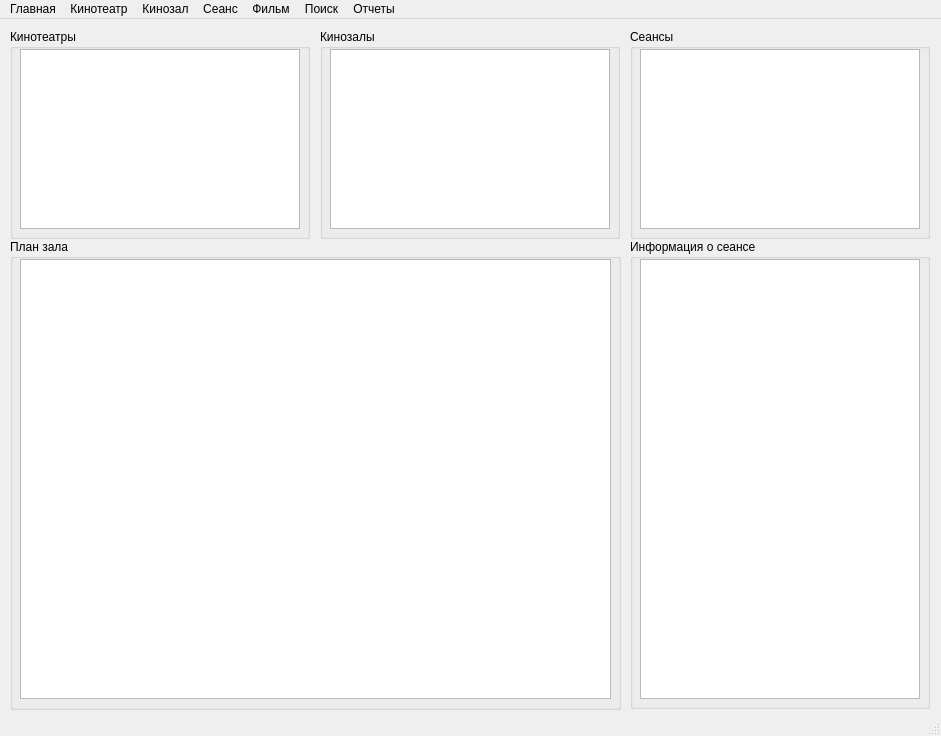
<?xml version="1.0" encoding="UTF-8"?>
<ui version="4.0">
 <class>MainWindow</class>
 <widget class="QMainWindow" name="MainWindow">
  <property name="geometry">
   <rect>
    <x>0</x>
    <y>0</y>
    <width>941</width>
    <height>736</height>
   </rect>
  </property>
  <property name="windowTitle">
   <string>Кинотеатр</string>
  </property>
  <widget class="QWidget" name="centralwidget">
   <widget class="QGroupBox" name="gb_plan">
    <property name="geometry">
     <rect>
      <x>10</x>
      <y>220</y>
      <width>611</width>
      <height>471</height>
     </rect>
    </property>
    <property name="title">
     <string>План зала</string>
    </property>
    <widget class="QTableWidget" name="tw_hall_plan">
     <property name="geometry">
      <rect>
       <x>10</x>
       <y>20</y>
       <width>591</width>
       <height>440</height>
      </rect>
     </property>
    </widget>
   </widget>
   <widget class="QGroupBox" name="gb_cinemas">
    <property name="geometry">
     <rect>
      <x>10</x>
      <y>10</y>
      <width>300</width>
      <height>210</height>
     </rect>
    </property>
    <property name="title">
     <string>Кинотеатры</string>
    </property>
    <widget class="QListWidget" name="lw_cinemas">
     <property name="geometry">
      <rect>
       <x>10</x>
       <y>20</y>
       <width>280</width>
       <height>180</height>
      </rect>
     </property>
    </widget>
   </widget>
   <widget class="QGroupBox" name="gb_halls">
    <property name="geometry">
     <rect>
      <x>320</x>
      <y>10</y>
      <width>300</width>
      <height>210</height>
     </rect>
    </property>
    <property name="title">
     <string>Кинозалы</string>
    </property>
    <widget class="QListWidget" name="lw_halls">
     <property name="geometry">
      <rect>
       <x>10</x>
       <y>20</y>
       <width>280</width>
       <height>180</height>
      </rect>
     </property>
    </widget>
   </widget>
   <widget class="QGroupBox" name="gb_sessions">
    <property name="geometry">
     <rect>
      <x>630</x>
      <y>10</y>
      <width>300</width>
      <height>210</height>
     </rect>
    </property>
    <property name="title">
     <string>Сеансы</string>
    </property>
    <widget class="QListWidget" name="lw_sessions">
     <property name="geometry">
      <rect>
       <x>10</x>
       <y>20</y>
       <width>280</width>
       <height>180</height>
      </rect>
     </property>
    </widget>
   </widget>
   <widget class="QGroupBox" name="gb_info">
    <property name="geometry">
     <rect>
      <x>630</x>
      <y>220</y>
      <width>300</width>
      <height>470</height>
     </rect>
    </property>
    <property name="title">
     <string>Информация о сеансе</string>
    </property>
    <widget class="QTextBrowser" name="tb_info">
     <property name="geometry">
      <rect>
       <x>10</x>
       <y>20</y>
       <width>280</width>
       <height>440</height>
      </rect>
     </property>
    </widget>
   </widget>
  </widget>
  <widget class="QMenuBar" name="menubar">
   <property name="geometry">
    <rect>
     <x>0</x>
     <y>0</y>
     <width>941</width>
     <height>26</height>
    </rect>
   </property>
   <widget class="QMenu" name="menu">
    <property name="title">
     <string>Главная</string>
    </property>
    <addaction name="act_exit"/>
   </widget>
   <widget class="QMenu" name="menu_2">
    <property name="title">
     <string>Кинотеатр</string>
    </property>
    <addaction name="act_add_cinema"/>
    <addaction name="act_del_cinema"/>
   </widget>
   <widget class="QMenu" name="menu_3">
    <property name="title">
     <string>Кинозал</string>
    </property>
    <addaction name="act_add_hall"/>
    <addaction name="act_del_hall"/>
   </widget>
   <widget class="QMenu" name="menu_4">
    <property name="title">
     <string>Сеанс</string>
    </property>
    <addaction name="act_add_session"/>
    <addaction name="act_del_session"/>
   </widget>
   <widget class="QMenu" name="menu_5">
    <property name="title">
     <string>Фильм</string>
    </property>
    <addaction name="act_add_film"/>
    <addaction name="act_del_film"/>
   </widget>
   <widget class="QMenu" name="menu_7">
    <property name="title">
     <string>Поиск</string>
    </property>
    <addaction name="act_find_session"/>
   </widget>
   <widget class="QMenu" name="menu_6">
    <property name="title">
     <string>Отчеты</string>
    </property>
    <addaction name="act_timetable"/>
    <addaction name="act_grafik"/>
    <addaction name="act_reklama"/>
   </widget>
   <addaction name="menu"/>
   <addaction name="menu_2"/>
   <addaction name="menu_3"/>
   <addaction name="menu_4"/>
   <addaction name="menu_5"/>
   <addaction name="menu_7"/>
   <addaction name="menu_6"/>
  </widget>
  <widget class="QStatusBar" name="statusbar"/>
  <action name="act_exit">
   <property name="text">
    <string>Выход</string>
   </property>
  </action>
  <action name="act_add_cinema">
   <property name="text">
    <string>Добавить кинотеатр</string>
   </property>
  </action>
  <action name="act_add_hall">
   <property name="text">
    <string>Добавить кинозал</string>
   </property>
  </action>
  <action name="act_add_session">
   <property name="text">
    <string> Добавить сеанс</string>
   </property>
  </action>
  <action name="act_add_film">
   <property name="text">
    <string>Добавить фильм</string>
   </property>
  </action>
  <action name="act_del_cinema">
   <property name="text">
    <string>Удалить кинотеатр</string>
   </property>
  </action>
  <action name="act_del_hall">
   <property name="text">
    <string>Удалить кинозал</string>
   </property>
  </action>
  <action name="act_del_session">
   <property name="text">
    <string>Удалить сеанс</string>
   </property>
  </action>
  <action name="act_del_film">
   <property name="text">
    <string>Удалить фильм</string>
   </property>
  </action>
  <action name="act_find_session">
   <property name="text">
    <string>Ближайший сеанс</string>
   </property>
  </action>
  <action name="act_timetable">
   <property name="text">
    <string>Расписания сеансов за прошедший месяц</string>
   </property>
  </action>
  <action name="act_grafik">
   <property name="text">
    <string>График загруженности от времени суток</string>
   </property>
  </action>
  <action name="act_reklama">
   <property name="text">
    <string>Рекламные буклеты</string>
   </property>
  </action>
 </widget>
 <resources/>
 <connections/>
</ui>
